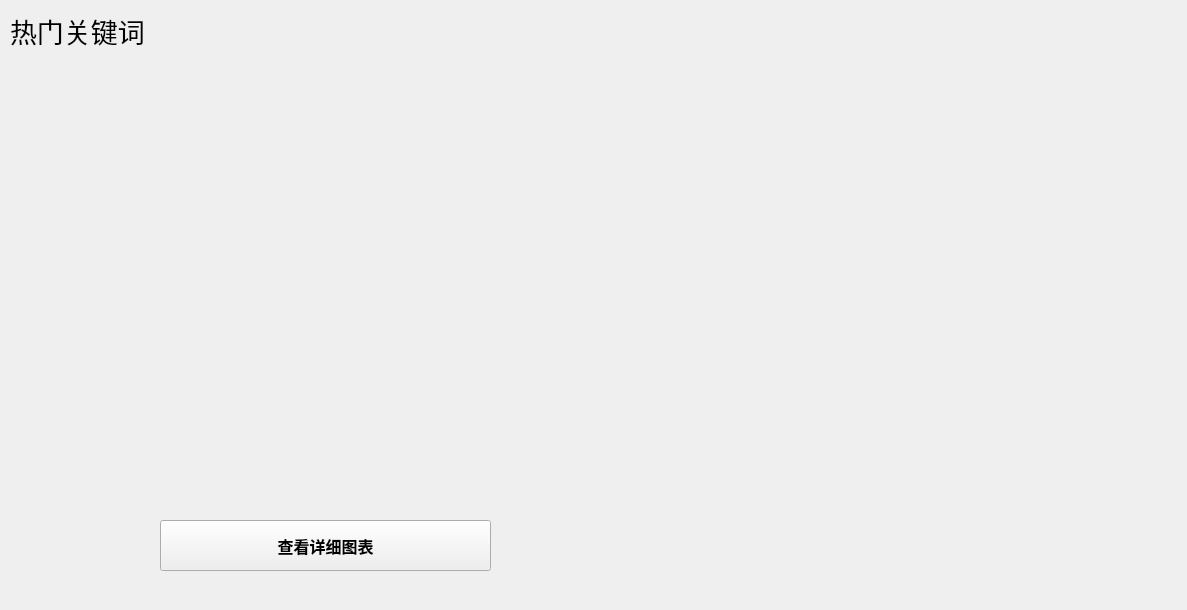
<?xml version="1.0" encoding="UTF-8"?>
<ui version="4.0">
 <class>Form</class>
 <widget class="QWidget" name="Form">
  <property name="geometry">
   <rect>
    <x>0</x>
    <y>0</y>
    <width>1187</width>
    <height>610</height>
   </rect>
  </property>
  <property name="windowTitle">
   <string>Form</string>
  </property>
  <widget class="QLabel" name="label_picture">
   <property name="geometry">
    <rect>
     <x>-80</x>
     <y>40</y>
     <width>981</width>
     <height>471</height>
    </rect>
   </property>
   <property name="text">
    <string>TextLabel</string>
   </property>
  </widget>
  <widget class="QLabel" name="label">
   <property name="geometry">
    <rect>
     <x>10</x>
     <y>10</y>
     <width>151</width>
     <height>41</height>
    </rect>
   </property>
   <property name="font">
    <font>
     <pointsize>20</pointsize>
    </font>
   </property>
   <property name="text">
    <string>热门关键词</string>
   </property>
  </widget>
  <widget class="QPushButton" name="pushButton_openNewTablePage">
   <property name="geometry">
    <rect>
     <x>160</x>
     <y>520</y>
     <width>331</width>
     <height>51</height>
    </rect>
   </property>
   <property name="font">
    <font>
     <family>Arial</family>
     <pointsize>12</pointsize>
     <weight>75</weight>
     <bold>true</bold>
    </font>
   </property>
   <property name="text">
    <string>查看详细图表</string>
   </property>
  </widget>
 </widget>
 <resources/>
 <connections/>
</ui>
